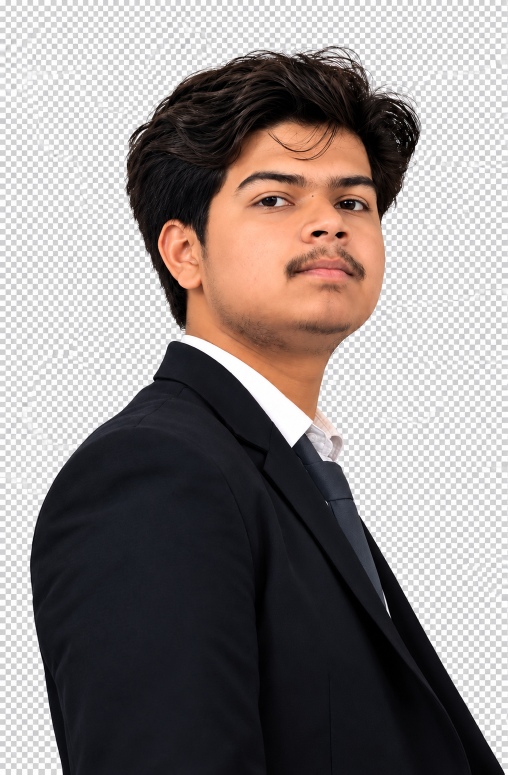
#> input picture Colored PNG Format.png, 1015 x 1549 px (shown at 1/2 size)
$ python _make_transparent.py
#> lines starting #> are read from the running program, lines starting #| are printed output that depends on the picture; after the words box and inside, x2 and y2 are one past the last pixel; in counts of white or black regions, pixels touching at a corner belong together
"""Remove baked-in checkerboard from the hero portrait; keep person pixels unchanged."""
from pathlib import Path

import cv2
import numpy as np
from PIL import Image
from scipy import ndimage

ROOT = Path(__file__).resolve().parent
SRC = ROOT / "Colored PNG Format.png"
OUT = ROOT / "profilepicture_cutout.png"
DEBUG = ROOT / "_matte_debug"

WHITE_REF = np.array([253.0, 253.0, 253.0], dtype=np.float32)
GRAY_REF = np.array([208.0, 208.0, 209.0], dtype=np.float32)
MID_REF = np.array([230.0, 230.0, 231.0], dtype=np.float32)


def composite(rgba: np.ndarray, bg_color: tuple[int, int, int], path: Path, scale: float = 0.42) -> None:
    h, w = rgba.shape[:2]
    a = rgba[:, :, 3:4].astype(np.float32) / 255.0
    bg = np.array(bg_color, dtype=np.float32)
    out = rgba[:, :, :3].astype(np.float32) * a + bg * (1.0 - a)
    im = Image.fromarray(out.astype(np.uint8), "RGB")
    im.resize((int(w * scale), int(h * scale)), Image.Resampling.LANCZOS).save(path)


def main() -> None:
    rgb_u8 = np.array(Image.open(SRC).convert("RGB"))
#> rgb_u8 is the input picture: shape (1549, 1015, 3); mean R, G, B 142.2, 134.8, 133.6
    h, w = rgb_u8.shape[:2]
#> h = 1549; w = 1015
    rgb = rgb_u8.astype(np.float32)
    r, g, b = rgb[:, :, 0], rgb[:, :, 1], rgb[:, :, 2]
    luma = 0.299 * r + 0.587 * g + 0.114 * b
    chroma = np.maximum(np.maximum(r, g), b) - np.minimum(np.minimum(r, g), b)

    d_best = np.minimum(
        np.minimum(
            np.linalg.norm(rgb - WHITE_REF, axis=2),
            np.linalg.norm(rgb - GRAY_REF, axis=2),
        ),
        np.linalg.norm(rgb - MID_REF, axis=2),
    )
    checker_like = (chroma < 28) & (luma > 168) & (d_best < 55)
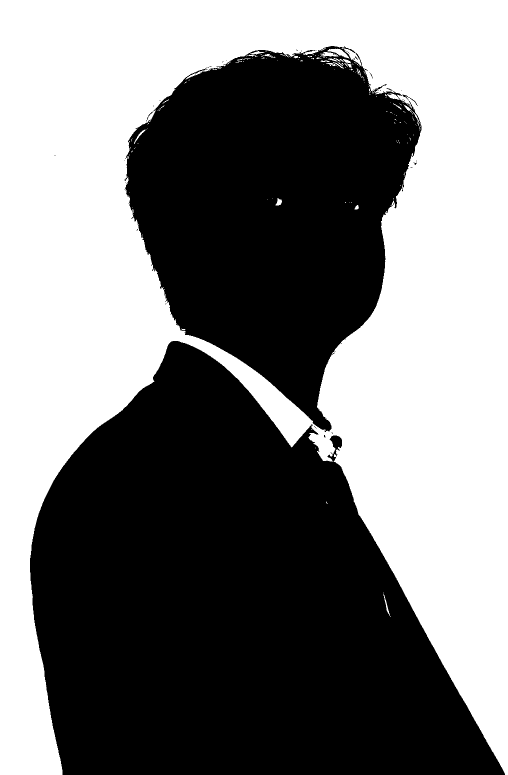
#> checker_like: shape (1549, 1015) bool (shown at 1/2 size); 47.9% white; 159 white regions (137 under 20 px), largest, box (x1, y1, x2, y2) and area: (0, 0, 1015, 1549) 750115, (655, 97, 699, 117) 334, (641, 104, 677, 113) 191
    near_checker = (chroma < 35) & (luma > 150) & (d_best < 80)
#> near_checker: shape (1549, 1015) bool; 48% white; 135 white regions (110 under 20 px), largest, box (x1, y1, x2, y2) and area: (0, 0, 1015, 1549) 751814, (655, 97, 699, 117) 360, (641, 104, 677, 115) 225

    skin = (
        (r > 90)
        & (g > 50)
        & (b > 30)
        & (r > g)
        & (r > b)
        & ((r - g) > 12)
        & (chroma > 18)
        & (luma > 50)
        & (luma < 230)
    )
#> skin: shape (1549, 1015) bool; 10.5% white; 213 white regions (202 under 20 px), largest, box (x1, y1, x2, y2) and area: (315, 240, 771, 871) 163372, (661, 871, 685, 897) 373, (366, 152, 388, 171) 80
    dark = luma < 100
#> dark: shape (1549, 1015) bool; 42.2% white; 173 white regions (146 under 20 px), largest, box (x1, y1, x2, y2) and area: (60, 682, 1009, 1549) 531538, (252, 99, 840, 660) 116953, (452, 642, 646, 714) 4638
    core = dark | skin
#> core: shape (1549, 1015) bool; 51.7% white; 153 black regions (130 under 20 px), largest, box (x1, y1, x2, y2) and area: (0, 0, 1015, 1549) 756101, (639, 116, 704, 137) 716, (764, 1180, 782, 1236) 171
    kernel = cv2.getStructuringElement(cv2.MORPH_ELLIPSE, (35, 35))
    closed = cv2.morphologyEx(core.astype(np.uint8) * 255, cv2.MORPH_CLOSE, kernel)
#> closed: shape (1549, 1015); 52.4% white; 3 black regions, box (x1, y1, x2, y2) and area: (0, 0, 1015, 1549) 736752, (470, 729, 624, 885) 9096, (620, 859, 668, 915) 1838
    person_filled = ndimage.binary_fill_holes(closed > 0)
#> person_filled: shape (1549, 1015) bool; 53.1% white; 1 black region, box (x1, y1, x2, y2) and area: (0, 0, 1015, 1549) 736752

    structure = np.ones((3, 3), dtype=bool)
    border = np.zeros((h, w), dtype=bool)
    border[0, :] = True
    border[-1, :] = True
    border[:, 0] = True
    border[:, -1] = True

    flood_mask = (checker_like | near_checker) & ~person_filled
#> flood_mask: shape (1549, 1015) bool; 46.8% white; 6 white regions (5 under 20 px), largest, box (x1, y1, x2, y2) and area: (0, 0, 1015, 1549) 735026
    bg = ndimage.binary_propagation(border & flood_mask, mask=flood_mask, structure=structure)
#> bg: shape (1549, 1015) bool; 46.8% white; 1 white region, box (x1, y1, x2, y2) and area: (0, 0, 1015, 1549) 735026

    # Small checkerboard pockets in hair (not shirt, not eyes).
    interior = checker_like & person_filled & ~bg
#> interior: shape (1549, 1015) bool; 1.1% white; 270 white regions (237 under 20 px), largest, box (x1, y1, x2, y2) and area: (352, 661, 676, 923) 14493, (655, 97, 699, 117) 334, (683, 96, 716, 126) 296
    labeled, nlab = ndimage.label(interior)
#> labeled: shape (1549, 1015) int32; 379 distinct labels, from 0 to 378
#> nlab = 378
    for i in range(1, nlab + 1):
        comp = labeled == i
        ys, xs = np.where(comp)
        area = int(comp.sum())
        if area < 500 and ys.max() < 360:
            bg[comp] = True
#> this loop made 378 passes
#> area on passes 1, 3, 4: 295, 334, 83
#> pass 1, in main, `comp = labeled == i`:
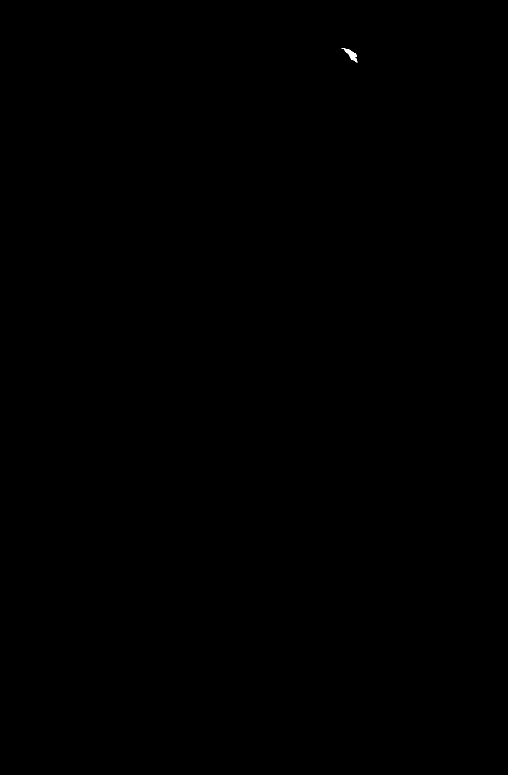
#> comp: shape (1549, 1015) bool (shown at 1/2 size); 0.02% white; 1 white region, box (x1, y1, x2, y2) and area: (683, 96, 715, 125) 295
#> after the loop:
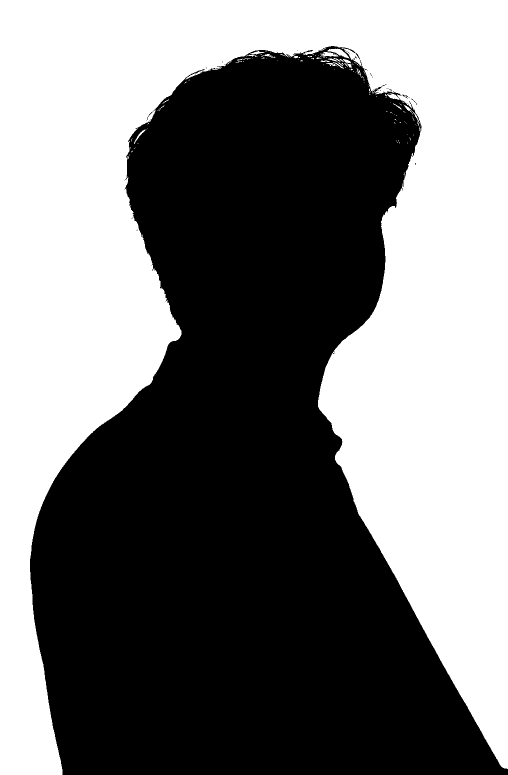
#> bg: shape (1549, 1015) bool (shown at 1/2 size); 46.9% white; 130 white regions (111 under 20 px), largest, box (x1, y1, x2, y2) and area: (0, 0, 1015, 1549) 735963, (655, 97, 699, 117) 334, (641, 104, 677, 113) 191
#> after the loop: comp: shape (1549, 1015) bool; 0.01% white; 1 white region, box (x1, y1, x2, y2) and area: (1004, 1535, 1015, 1549) 95

    # Flyaway hair still has baked checker specks; eat only light-neutral pixels.
    hair_zone = np.zeros((h, w), dtype=bool)
    hair_zone[:390, :] = True
    hair_speck = (
        hair_zone
        & ~skin
        & (luma > 158)
        & (chroma < 32)
        & (d_best < 90)
    )
#> hair_speck: shape (1549, 1015) bool; 16.6% white; 125 white regions (102 under 20 px), largest, box (x1, y1, x2, y2) and area: (0, 0, 1015, 390) 258610, (654, 97, 699, 118) 369, (639, 104, 677, 115) 238
    bg = ndimage.binary_propagation(bg, mask=bg | hair_speck, structure=structure)
#> bg: shape (1549, 1015) bool; 47% white; 93 white regions (70 under 20 px), largest, box (x1, y1, x2, y2) and area: (0, 0, 1015, 1549) 736262, (654, 97, 699, 118) 369, (639, 104, 677, 115) 238

    # Tiny silhouette specks just outside the filled person.
    dist_to_bg = ndimage.distance_transform_edt(~bg)
    specks = near_checker & ~bg & ~person_filled & (dist_to_bg <= 2)
#> specks: shape (1549, 1015) bool; 0% white in thin lines or dots, all inside (x1, y1, x2, y2) = (733, 156, 734, 157)
    bg |= specks

    fg = ~bg
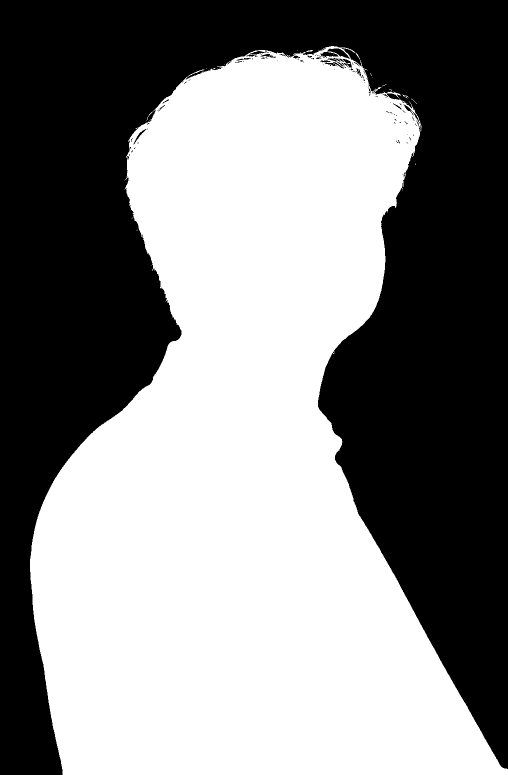
#> fg: shape (1549, 1015) bool (shown at 1/2 size); 53% white; 94 black regions (71 under 20 px), largest, box (x1, y1, x2, y2) and area: (0, 0, 1015, 1549) 736262, (654, 97, 699, 118) 369, (639, 104, 677, 115) 238
    rgba = np.zeros((h, w, 4), dtype=np.uint8)
    rgba[:, :, :3] = rgb_u8
    rgba[:, :, 3] = np.where(fg, 255, 0).astype(np.uint8)

    Image.fromarray(rgba, "RGBA").save(OUT, "PNG", optimize=True)
    print(f"wrote {OUT} size={w}x{h} transparent={(bg.mean() * 100):.2f}%")
#| wrote profilepicture_cutout.png size=1015x1549 transparent=46.98%
    print("rgb identical on opaque", np.array_equal(rgba[:, :, :3][fg], rgb_u8[fg]))
#| rgb identical on opaque True

    DEBUG.mkdir(exist_ok=True)
    composite(rgba, (246, 245, 240), DEBUG / "preview_offwhite.png")
    composite(rgba, (26, 86, 219), DEBUG / "preview_blue.png")
    composite(rgba, (255, 0, 255), DEBUG / "preview_magenta.png")
#> call 3 of composite, with bg_color = (255, 0, 255), scale = 0.42
#> in composite (call 3), `im.resize((int(w * scale), int(h * scale)), Image.Resampling.LANCZOS)...`:
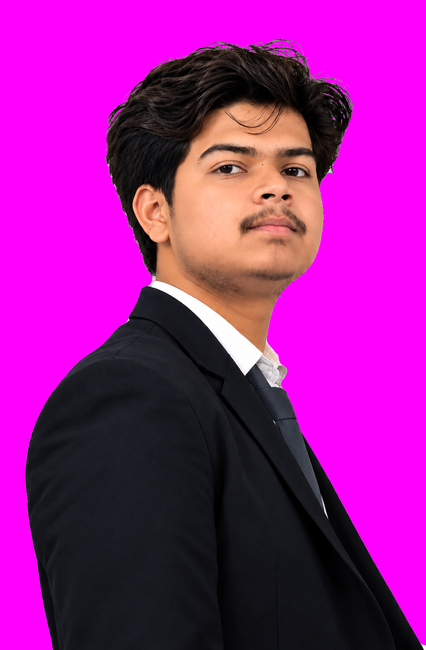
#> saved as preview_magenta.png: PIL image 426x650 RGB; mean R, G, B 153.8, 26.8, 144.9
    composite(rgba[40:280, 430:860], (255, 0, 255), DEBUG / "hair_magenta.png", scale=1)
#> in composite (call 4), `a = rgba[:, :, 3:4].astype(np.float32) / 255.0`: a: shape (240, 430, 1) float32; values 0 (black) and 1 (white), 56.6% white; 77 black regions (57 under 20 px), largest, box (x1, y1, x2, y2) and area: (0, 0, 430, 240) 42695, (224, 57, 269, 78) 369, (209, 64, 247, 75) 238
    composite(rgba[40:280, 430:860], (246, 245, 240), DEBUG / "hair_offwhite.png", scale=1)
#> in composite (call 5), `out = rgba[:, :, :3].astype(np.float32) * a + bg * (1.0 - a)`:
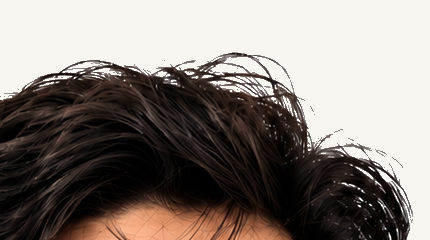
#> out: shape (240, 430, 3) float32; mean of channels 0, 1, 2 134.2, 126.5, 121.3; drawn as R, G, B
    composite(rgba[620:1000, 320:820], (26, 86, 219), DEBUG / "chest_on_blue.png", scale=1)
#> in composite (call 6), `a = rgba[:, :, 3:4].astype(np.float32) / 255.0`:
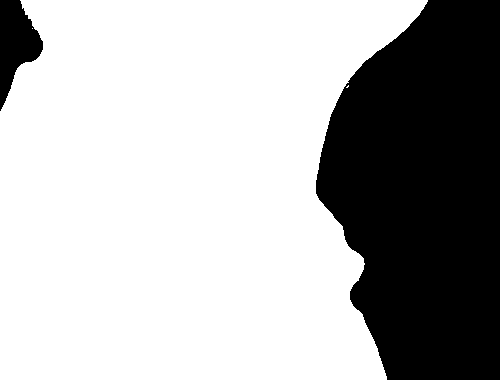
#> a: shape (380, 500, 1) float32; values 0 (black) and 1 (white), 69.7% white; 2 black regions, box (x1, y1, x2, y2) and area: (316, 0, 500, 380) 54894, (0, 0, 43, 111) 2631
    composite(rgba[620:1000, 320:820], (246, 245, 240), DEBUG / "chest_on_offwhite.png", scale=1)
    composite(rgba[330:470, 480:760], (26, 86, 219), DEBUG / "eyes_on_blue.png", scale=1)


if __name__ == "__main__":
    main()
